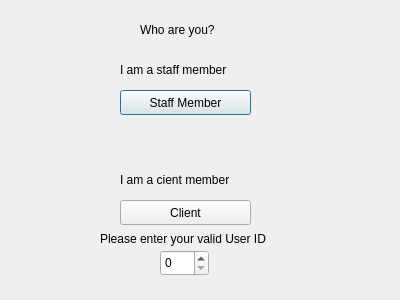
<?xml version="1.0" encoding="UTF-8"?>
<ui version="4.0">
 <class>LoginDialog</class>
 <widget class="QDialog" name="LoginDialog">
  <property name="geometry">
   <rect>
    <x>0</x>
    <y>0</y>
    <width>400</width>
    <height>300</height>
   </rect>
  </property>
  <property name="windowTitle">
   <string>Dialog</string>
  </property>
  <widget class="QLabel" name="label">
   <property name="geometry">
    <rect>
     <x>140</x>
     <y>20</y>
     <width>101</width>
     <height>20</height>
    </rect>
   </property>
   <property name="text">
    <string>Who are you?</string>
   </property>
  </widget>
  <widget class="QPushButton" name="staff">
   <property name="geometry">
    <rect>
     <x>120</x>
     <y>90</y>
     <width>131</width>
     <height>25</height>
    </rect>
   </property>
   <property name="text">
    <string>Staff Member</string>
   </property>
  </widget>
  <widget class="QPushButton" name="client">
   <property name="geometry">
    <rect>
     <x>120</x>
     <y>200</y>
     <width>131</width>
     <height>25</height>
    </rect>
   </property>
   <property name="text">
    <string>Client</string>
   </property>
  </widget>
  <widget class="QLabel" name="label_2">
   <property name="geometry">
    <rect>
     <x>120</x>
     <y>60</y>
     <width>131</width>
     <height>20</height>
    </rect>
   </property>
   <property name="text">
    <string>I am a staff member</string>
   </property>
  </widget>
  <widget class="QLabel" name="label_3">
   <property name="geometry">
    <rect>
     <x>120</x>
     <y>170</y>
     <width>141</width>
     <height>20</height>
    </rect>
   </property>
   <property name="text">
    <string>I am a cient member</string>
   </property>
  </widget>
  <widget class="QSpinBox" name="uid">
   <property name="geometry">
    <rect>
     <x>160</x>
     <y>250</y>
     <width>49</width>
     <height>26</height>
    </rect>
   </property>
  </widget>
  <widget class="QLabel" name="label_4">
   <property name="geometry">
    <rect>
     <x>100</x>
     <y>230</y>
     <width>201</width>
     <height>17</height>
    </rect>
   </property>
   <property name="text">
    <string>Please enter your valid User ID</string>
   </property>
  </widget>
  <widget class="QLabel" name="error_label">
   <property name="geometry">
    <rect>
     <x>70</x>
     <y>140</y>
     <width>241</width>
     <height>17</height>
    </rect>
   </property>
   <property name="text">
    <string/>
   </property>
  </widget>
 </widget>
 <resources/>
 <connections/>
</ui>
